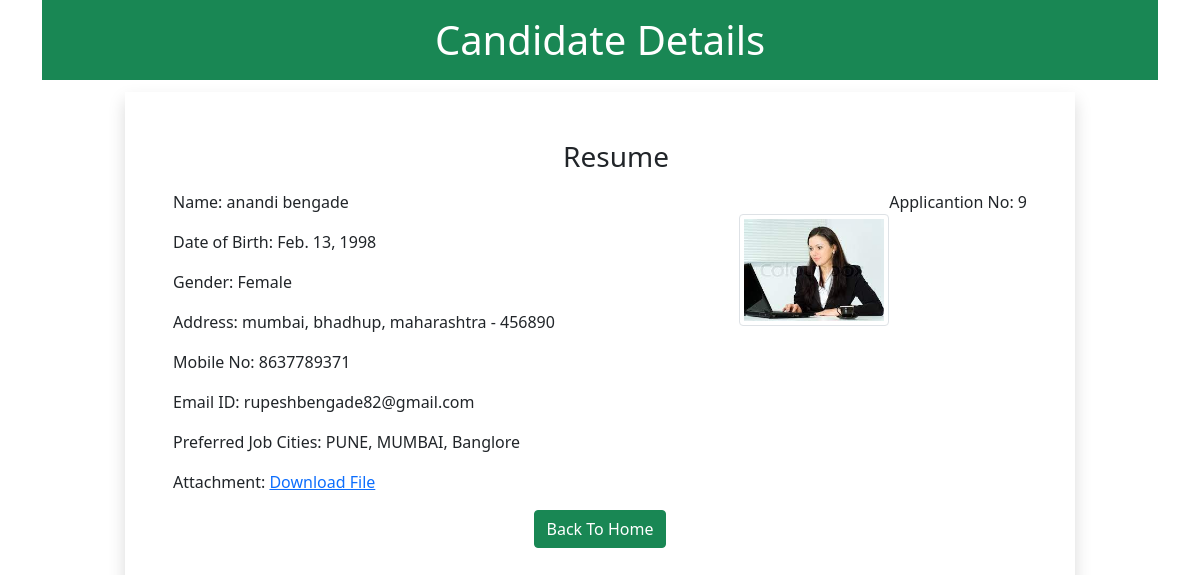
Screenshot of /9 with the database file from the repository.
### myapp/models.py (models this page shows)
class Resume(models.Model):
    name=models.CharField(max_length=100)
    dob=models.DateField(auto_now=False ,auto_now_add=False)
    gender=models.CharField(max_length=100)
    locality=models.CharField(max_length=100)
    city=models.CharField(max_length=100)
    pin=models.PositiveIntegerField()
    state=models.CharField(choices=STATE_CHOICE, max_length=50)
    mobile=models.PositiveIntegerField()
    email=models.EmailField()
    job_city=models.CharField(max_length=50)
    profile_image=models.ImageField(upload_to='profileimg', blank=False)
    my_file=models.FileField(upload_to='doc' , blank=False)

### myapp/views.py (the view)
# urls.py: path('<int:pk>', views.CandidateView.as_view(), name='candidate')
class CandidateView(View):
    def get(self,request,pk):
        candidate=Resume.objects.get(pk=pk)
        return render(request,'myapp/candidate.html',{'candidate':candidate})

### myapp/templatetags/myfilter.py (called while the page is built)
@register.filter(name='remove_special')
def remove_chars(value, arg):
 for character in arg:
  value = value.replace(character, "")
 return value

### myapp/templates/myapp/candidate.html (shortened to what this page needs)
<!DOCTYPE html>
{% load myfilter %}
<html lang="en">
<head>
    <link href="https://cdn.jsdelivr.net/npm/bootstrap@5.0.0-beta2/dist/css/bootstrap.min.css" rel="stylesheet"
>
</head>
<body>
    <div class="container">
        <h1 class="alert-danger text-center p-3  bg-success text-white">Candidate Details</h1>
        <div class="row">
            <div class="col-sm-10 shadow  p-5 mt-1 offset-sm-1 ">
              <h3 class="text-center " ><ul>Resume</ul></h3>
              <p class="float-end ">Applicantion No: {{candidate.id}}</p>
              <img src="{{candidate.profile_image.url}}" alt="" class="img-fluid img-thumbnail float-end mt-4 " width="150" height="150">
              <p>Name: {{candidate.name}}</p>
              <p>Date of Birth: {{candidate.dob}}</p>
              <p>Gender: {{candidate.gender}}</p>
              <p>Address: {{candidate.locality}}, {{candidate.city}}, {{candidate.state}} - {{candidate.pin}}</p>
              <p>Mobile No: {{candidate.mobile}}</p>
              <p>Email ID: {{candidate.email}}</p>
              <p>Preferred Job Cities: {{candidate.job_city|remove_special:"[]'"}}</p>
              <p>Attachment: <a href="{{candidate.my_file.url}}">Download File</a></p>
              <div class="text-center">
                <a href="/" class="btn btn-success">Back To Home</a>
              </div>
            </div>
        </div>
    </div>
</body>
</html>

### rows the page displays
Resume: id "9", profile_image (picture), name "anandi bengade", dob "Feb. 13, 1998", gender "Female", locality "mumbai", city "bhadhup", state "maharashtra", pin "456890", mobile "8637789371", email "rupeshbengade82@gmail.com", job_city|remove_special "PUNE, MUMBAI, Banglore"
